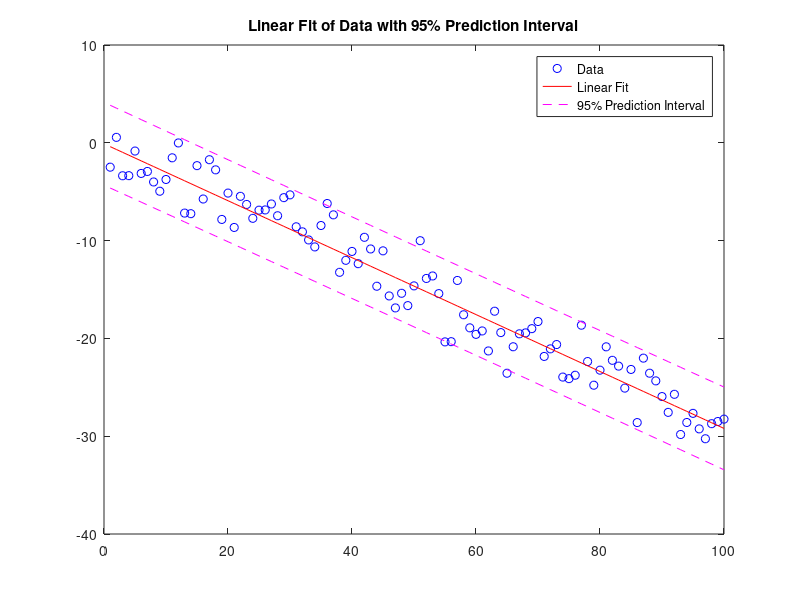

Write MATLAB code to recreate this figure.
x = 1:100; 
% create datapoints
y = -0.3*x + 2*randn(1,100); 
% create datapoints
[p,S] = polyfit(x,y,1); 
% fit a first degree polynomial to the data
% return the coefficients for the linear fit and the error estimation structure
[y_fit,delta] = polyval(p,x,S);
plot(x,y,'bo')
hold on
plot(x,y_fit,'r-')
plot(x,y_fit+2*delta,'m--',x,y_fit-2*delta,'m--')
title('Linear Fit of Data with 95% Prediction Interval')
legend('Data','Linear Fit','95% Prediction Interval')
% Plot the original data, linear fit, and 95% prediction interval y±2Δ